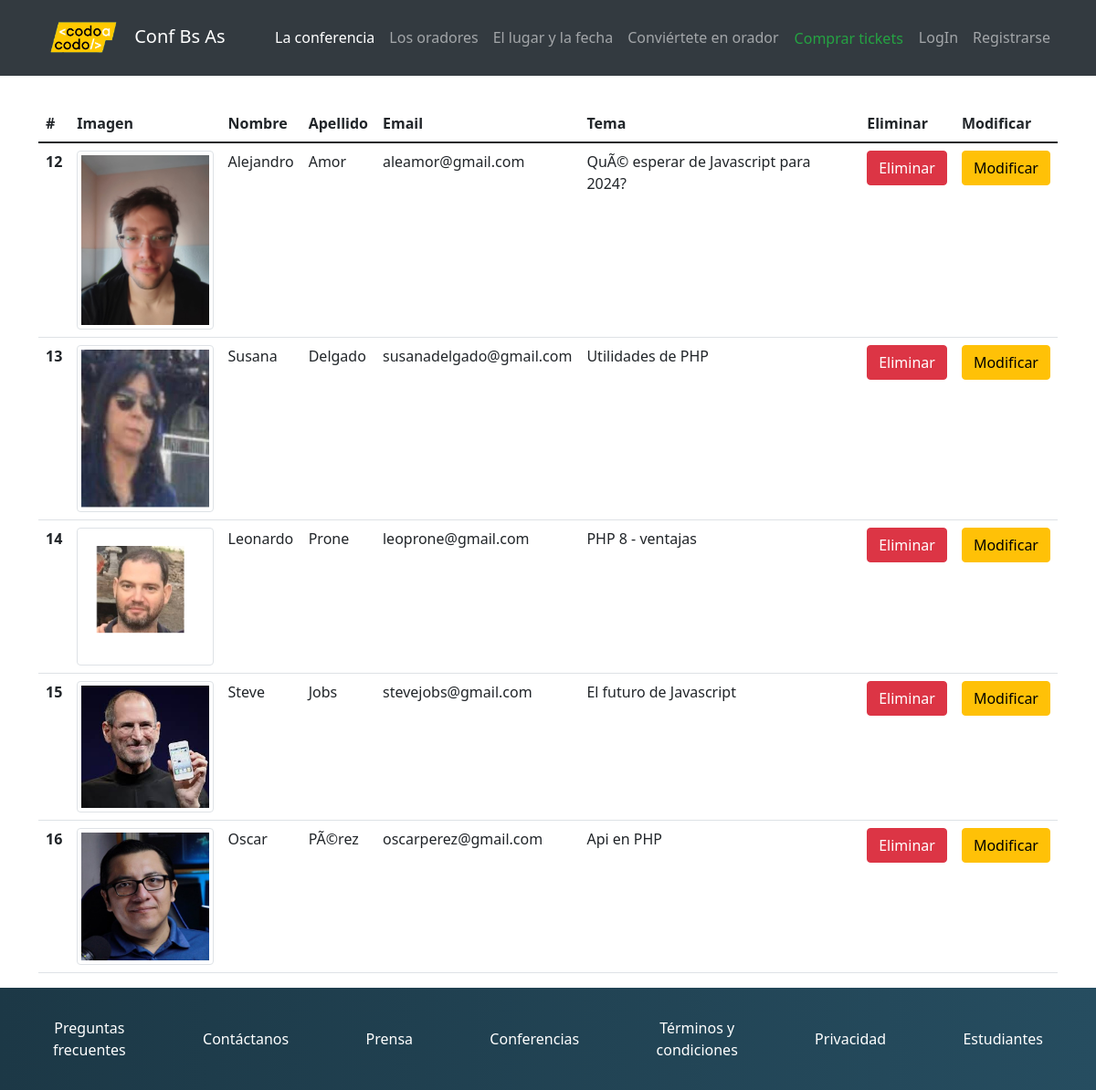
Page /pages/listado_admin.php on the committed database.
### tables this page shows
CREATE TABLE `oradores` (
  `id_orador` int(11) NOT NULL,
  `nombre` varchar(50) NOT NULL,
  `apellido` varchar(50) NOT NULL,
  `email` varchar(255) NOT NULL,
  `categoria` varchar(50) NOT NULL,
  `tema` varchar(255) NOT NULL,
  `fecha_alta` datetime NOT NULL DEFAULT CURRENT_TIMESTAMP,
  `imagen` varchar(255) NOT NULL
);

### includes/conexion.php (called while the page is built, shortened)
<?php class conexion{
    private $servidor ="localhost";
    private $usuario ="root";
    private $pass = "";
    private $conexionPdo;
    private $base = "integrador_cac_php";
    public function __construct(){
        try{
            $this->conexionPdo = new PDO("mysql:host=$this->servidor;dbname=$this->base",$this->usuario,$this->pass);
            $this->conexionPdo->setAttribute(PDO::ATTR_ERRMODE,PDO::ERRMODE_EXCEPTION);
        }catch(PDOException $e){
            die("Falla de Conexión".$e);
        }
    }
    public function consultar($sql){
        $sentencia = $this->conexionPdo->prepare($sql);
        $sentencia->execute();
        return $sentencia->fetchAll();
    }
} ?>

### includes/main_listadoadmin.php (the view)
<main class="container mt-5 overflow-hidden">
       <h2 class="titulo-gral">CONOCE TODOS NUESTROS ORADORES</h2>
       <section class="mt-5 overflow-auto">
            <table class="table">
                    <thead>
                        <tr>
                        <th scope="col">#</th>
                        <th scope="col">Imagen</th>
                        <th scope="col">Nombre</th>
                        <th scope="col">Apellido</th>
                        <th scope="col">Email</th>
                        <th scope="col">Tema</th>
                        <th scope="col">Eliminar</th>
                        <th scope="col">Modificar</th>
                        </tr>
                    </thead>
                    <tbody>
                    <?php
                        foreach($oradores as $orador){
                    ?>
                        <tr>
                            <th scope="row"><?php echo $orador['id_orador'];?></th>
                            <td> <img class="img-fluid img-thumbnail" style="object-fit:cover;" width="150" height="150" src="<?php echo BASE_URL; ?>assets/upload/<?php echo $orador['imagen'];?>" alt="<?php echo $orador['nombre'];?>">  </td>
                            <td><?php echo $orador['nombre'];?></td>
                            <td><?php echo $orador['apellido'];?></td>
                            <td><?php echo $orador['email'];?></td>
                            <td><?php echo $orador['tema'];?></td>
                            <td><a name="eliminar" id="eliminar" class="btn btn-danger" href="?borrar=<?php echo $orador['id_orador'];?>">Eliminar</a></td>
                            <td><a name="modificar" id="modificar" class="btn btn-warning" href="?modificar=<?php echo $orador['id_orador'];?>">Modificar</a></td>
                        </tr>
                    <?php
                    }
                    ?>
                    </tbody>
            </table>
        </section>
    </main>

### CSS/estilos-propios.css (style rules this page uses)
.titulo-gral { text-align: center; font-weight: 400; text-transform: uppercase; font-size: 1rem; }
.body { display:grid; grid-template-rows: auto 1fr auto; min-height: 100vh; grid-template-areas: "header" "main" "footer"; }
.body main { grid-area: main; }

### rows in the picture
oradores: id_orador "12", imagen (picture), nombre "Alejandro", apellido "Amor", email "aleamor@gmail.com", tema "QuÃ© esperar de Javascript para 2024?"
oradores: id_orador "13", imagen (picture), nombre "Susana", apellido "Delgado", email "susanadelgado@gmail.com", tema "Utilidades de PHP"
oradores: id_orador "14", imagen (picture), nombre "Leonardo", apellido "Prone", email "leoprone@gmail.com", tema "PHP 8 - ventajas"
oradores: id_orador "15", imagen (picture), nombre "Steve", apellido "Jobs", email "stevejobs@gmail.com", tema "El futuro de Javascript"
oradores: id_orador "16", imagen (picture), nombre "Oscar", apellido "PÃ©rez", email "oscarperez@gmail.com", tema "Api en PHP"
